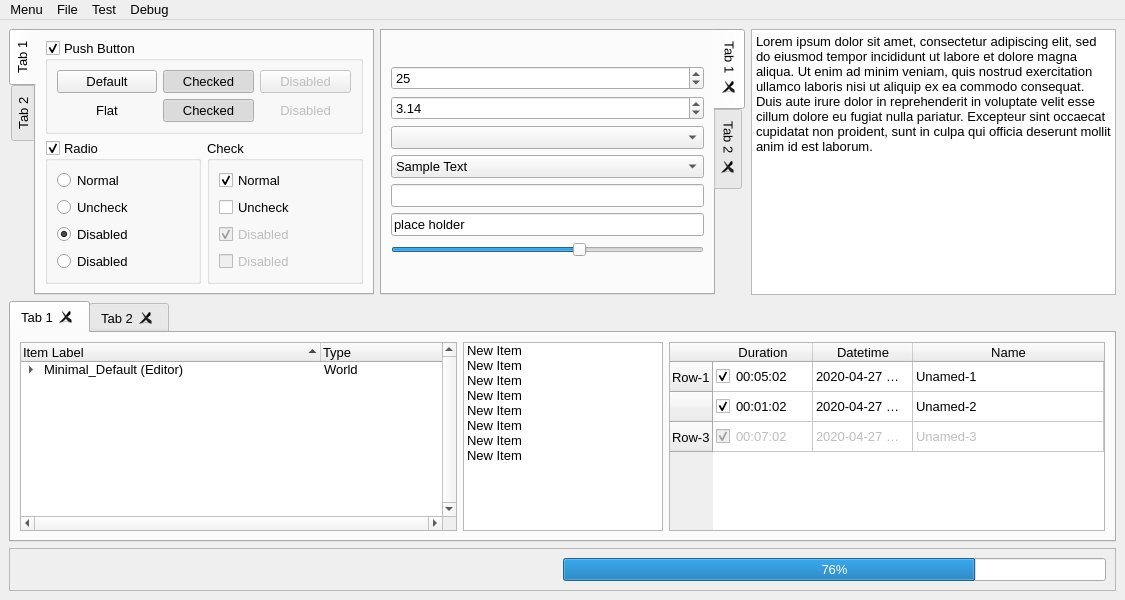
<?xml version="1.0" encoding="UTF-8"?>
<ui version="4.0">
 <class>MainWindow</class>
 <widget class="QMainWindow" name="MainWindow">
  <property name="geometry">
   <rect>
    <x>0</x>
    <y>0</y>
    <width>1125</width>
    <height>600</height>
   </rect>
  </property>
  <property name="font">
   <font>
    <pointsize>10</pointsize>
   </font>
  </property>
  <property name="windowTitle">
   <string>MainWindow</string>
  </property>
  <widget class="QWidget" name="centralwidget">
   <layout class="QGridLayout" name="gridLayout_3">
    <item row="2" column="0" colspan="3">
     <widget class="QFrame" name="frame">
      <property name="frameShape">
       <enum>QFrame::StyledPanel</enum>
      </property>
      <property name="frameShadow">
       <enum>QFrame::Raised</enum>
      </property>
      <layout class="QHBoxLayout" name="horizontalLayout">
       <item>
        <spacer name="horizontalSpacer">
         <property name="orientation">
          <enum>Qt::Horizontal</enum>
         </property>
         <property name="sizeHint" stdset="0">
          <size>
           <width>40</width>
           <height>20</height>
          </size>
         </property>
        </spacer>
       </item>
       <item>
        <widget class="QProgressBar" name="progressBar">
         <property name="font">
          <font>
           <pointsize>10</pointsize>
          </font>
         </property>
         <property name="value">
          <number>76</number>
         </property>
        </widget>
       </item>
      </layout>
     </widget>
    </item>
    <item row="0" column="0">
     <widget class="QTabWidget" name="tabWidget">
      <property name="font">
       <font>
        <pointsize>10</pointsize>
       </font>
      </property>
      <property name="tabPosition">
       <enum>QTabWidget::West</enum>
      </property>
      <property name="currentIndex">
       <number>0</number>
      </property>
      <widget class="QWidget" name="tab">
       <attribute name="title">
        <string>Tab 1</string>
       </attribute>
       <layout class="QGridLayout" name="gridLayout_5">
        <item row="0" column="0">
         <layout class="QGridLayout" name="gridLayout_4">
          <item row="1" column="0">
           <widget class="QGroupBox" name="groupBox_4">
            <property name="title">
             <string>Radio</string>
            </property>
            <property name="checkable">
             <bool>true</bool>
            </property>
            <property name="checked">
             <bool>true</bool>
            </property>
            <layout class="QGridLayout" name="gridLayout_7">
             <item row="0" column="0">
              <widget class="QRadioButton" name="radioButton_2">
               <property name="font">
                <font>
                 <pointsize>10</pointsize>
                </font>
               </property>
               <property name="text">
                <string>Normal</string>
               </property>
               <property name="checked">
                <bool>false</bool>
               </property>
              </widget>
             </item>
             <item row="1" column="0">
              <widget class="QRadioButton" name="radioButton">
               <property name="font">
                <font>
                 <pointsize>10</pointsize>
                </font>
               </property>
               <property name="text">
                <string>Uncheck</string>
               </property>
              </widget>
             </item>
             <item row="2" column="0">
              <widget class="QRadioButton" name="radioButton_3">
               <property name="text">
                <string>Disabled</string>
               </property>
               <property name="checked">
                <bool>true</bool>
               </property>
               <property name="autoExclusive">
                <bool>false</bool>
               </property>
              </widget>
             </item>
             <item row="3" column="0">
              <widget class="QRadioButton" name="radioButton_4">
               <property name="text">
                <string>Disabled</string>
               </property>
              </widget>
             </item>
            </layout>
           </widget>
          </item>
          <item row="1" column="1">
           <widget class="QGroupBox" name="groupBox_3">
            <property name="title">
             <string>Check</string>
            </property>
            <layout class="QGridLayout" name="gridLayout_8">
             <item row="1" column="0">
              <widget class="QCheckBox" name="checkBox">
               <property name="font">
                <font>
                 <pointsize>10</pointsize>
                </font>
               </property>
               <property name="text">
                <string>Uncheck</string>
               </property>
              </widget>
             </item>
             <item row="0" column="0">
              <widget class="QCheckBox" name="checkBox_2">
               <property name="font">
                <font>
                 <pointsize>10</pointsize>
                </font>
               </property>
               <property name="text">
                <string>Normal</string>
               </property>
               <property name="checked">
                <bool>true</bool>
               </property>
              </widget>
             </item>
             <item row="2" column="0">
              <widget class="QCheckBox" name="checkBox_3">
               <property name="enabled">
                <bool>false</bool>
               </property>
               <property name="text">
                <string>Disabled</string>
               </property>
               <property name="checked">
                <bool>true</bool>
               </property>
              </widget>
             </item>
             <item row="3" column="0">
              <widget class="QCheckBox" name="checkBox_4">
               <property name="enabled">
                <bool>false</bool>
               </property>
               <property name="text">
                <string>Disabled</string>
               </property>
              </widget>
             </item>
            </layout>
           </widget>
          </item>
          <item row="0" column="0" colspan="2">
           <widget class="QGroupBox" name="groupBox_2">
            <property name="title">
             <string>Push Button</string>
            </property>
            <property name="checkable">
             <bool>true</bool>
            </property>
            <layout class="QGridLayout" name="gridLayout_6">
             <item row="0" column="0">
              <widget class="QPushButton" name="pushButton_3">
               <property name="minimumSize">
                <size>
                 <width>100</width>
                 <height>0</height>
                </size>
               </property>
               <property name="font">
                <font>
                 <pointsize>10</pointsize>
                </font>
               </property>
               <property name="text">
                <string>Default</string>
               </property>
              </widget>
             </item>
             <item row="0" column="1">
              <widget class="QPushButton" name="pushButton_2">
               <property name="font">
                <font>
                 <pointsize>10</pointsize>
                </font>
               </property>
               <property name="text">
                <string>Checked</string>
               </property>
               <property name="checkable">
                <bool>true</bool>
               </property>
               <property name="checked">
                <bool>true</bool>
               </property>
              </widget>
             </item>
             <item row="0" column="2">
              <widget class="QPushButton" name="pushButton">
               <property name="enabled">
                <bool>false</bool>
               </property>
               <property name="font">
                <font>
                 <pointsize>10</pointsize>
                </font>
               </property>
               <property name="text">
                <string>Disabled</string>
               </property>
              </widget>
             </item>
             <item row="1" column="0">
              <widget class="QPushButton" name="pushButton_4">
               <property name="text">
                <string>Flat</string>
               </property>
               <property name="flat">
                <bool>true</bool>
               </property>
              </widget>
             </item>
             <item row="1" column="1">
              <widget class="QPushButton" name="pushButton_5">
               <property name="text">
                <string>Checked</string>
               </property>
               <property name="checkable">
                <bool>true</bool>
               </property>
               <property name="checked">
                <bool>true</bool>
               </property>
               <property name="flat">
                <bool>true</bool>
               </property>
              </widget>
             </item>
             <item row="1" column="2">
              <widget class="QPushButton" name="pushButton_6">
               <property name="enabled">
                <bool>false</bool>
               </property>
               <property name="text">
                <string>Disabled</string>
               </property>
               <property name="flat">
                <bool>true</bool>
               </property>
              </widget>
             </item>
            </layout>
           </widget>
          </item>
         </layout>
        </item>
       </layout>
      </widget>
      <widget class="QWidget" name="tab_2">
       <attribute name="title">
        <string>Tab 2</string>
       </attribute>
      </widget>
     </widget>
    </item>
    <item row="0" column="2">
     <layout class="QVBoxLayout" name="verticalLayout">
      <property name="rightMargin">
       <number>0</number>
      </property>
      <item>
       <widget class="QTextEdit" name="textEdit">
        <property name="html">
         <string>&lt;!DOCTYPE HTML PUBLIC &quot;-//W3C//DTD HTML 4.0//EN&quot; &quot;http://www.w3.org/TR/REC-html40/strict.dtd&quot;&gt;
&lt;html&gt;&lt;head&gt;&lt;meta name=&quot;qrichtext&quot; content=&quot;1&quot; /&gt;&lt;style type=&quot;text/css&quot;&gt;
p, li { white-space: pre-wrap; }
&lt;/style&gt;&lt;/head&gt;&lt;body style=&quot; font-family:'MS Shell Dlg 2'; font-size:10pt; font-weight:400; font-style:normal;&quot;&gt;
&lt;p style=&quot; margin-top:0px; margin-bottom:0px; margin-left:0px; margin-right:0px; -qt-block-indent:0; text-indent:0px;&quot;&gt;Lorem ipsum dolor sit amet, consectetur adipiscing elit, sed do eiusmod tempor incididunt ut labore et dolore magna aliqua. Ut enim ad minim veniam, quis nostrud exercitation ullamco laboris nisi ut aliquip ex ea commodo consequat. Duis aute irure dolor in reprehenderit in voluptate velit esse cillum dolore eu fugiat nulla pariatur. Excepteur sint occaecat cupidatat non proident, sunt in culpa qui officia deserunt mollit anim id est laborum.&lt;/p&gt;&lt;/body&gt;&lt;/html&gt;</string>
        </property>
       </widget>
      </item>
     </layout>
    </item>
    <item row="1" column="0" colspan="3">
     <widget class="QTabWidget" name="tabWidget_3">
      <property name="font">
       <font>
        <pointsize>10</pointsize>
       </font>
      </property>
      <property name="tabsClosable">
       <bool>true</bool>
      </property>
      <widget class="QWidget" name="tab_5">
       <attribute name="title">
        <string>Tab 1</string>
       </attribute>
       <layout class="QGridLayout" name="gridLayout_9">
        <item row="0" column="0">
         <layout class="QGridLayout" name="gridLayout_2">
          <item row="3" column="0">
           <widget class="QTreeWidget" name="treeWidget_2">
            <property name="font">
             <font>
              <pointsize>10</pointsize>
             </font>
            </property>
            <property name="verticalScrollBarPolicy">
             <enum>Qt::ScrollBarAlwaysOn</enum>
            </property>
            <property name="horizontalScrollBarPolicy">
             <enum>Qt::ScrollBarAlwaysOn</enum>
            </property>
            <property name="indentation">
             <number>20</number>
            </property>
            <property name="uniformRowHeights">
             <bool>true</bool>
            </property>
            <property name="sortingEnabled">
             <bool>true</bool>
            </property>
            <attribute name="headerDefaultSectionSize">
             <number>300</number>
            </attribute>
            <attribute name="headerStretchLastSection">
             <bool>true</bool>
            </attribute>
            <column>
             <property name="text">
              <string>Item Label</string>
             </property>
             <property name="font">
              <font>
               <pointsize>10</pointsize>
              </font>
             </property>
            </column>
            <column>
             <property name="text">
              <string>Type</string>
             </property>
             <property name="font">
              <font>
               <pointsize>10</pointsize>
              </font>
             </property>
            </column>
            <item>
             <property name="text">
              <string>Minimal_Default (Editor)</string>
             </property>
             <property name="text">
              <string>World</string>
             </property>
             <item>
              <property name="text">
               <string>StaticMeshes</string>
              </property>
              <property name="text">
               <string>Folder</string>
              </property>
              <item>
               <property name="text">
                <string>Table</string>
               </property>
               <property name="text">
                <string>StaticMeshActor</string>
               </property>
              </item>
              <item>
               <property name="text">
                <string>Statue</string>
               </property>
               <property name="text">
                <string>StaticMeshActor</string>
               </property>
              </item>
              <item>
               <property name="text">
                <string>Floor</string>
               </property>
               <property name="text">
                <string>StaticMeshActor</string>
               </property>
              </item>
              <item>
               <property name="text">
                <string>Floor</string>
               </property>
               <property name="text">
                <string>StaticMeshActor</string>
               </property>
              </item>
              <item>
               <property name="text">
                <string>Chair</string>
               </property>
               <property name="text">
                <string>StaticMeshActor</string>
               </property>
              </item>
              <item>
               <property name="text">
                <string>Chair</string>
               </property>
               <property name="text">
                <string>StaticMeshActor</string>
               </property>
              </item>
             </item>
             <item>
              <property name="text">
               <string>SphereReflectionCapture</string>
              </property>
              <property name="text">
               <string>SphereReflectionCapture</string>
              </property>
             </item>
             <item>
              <property name="text">
               <string>SM_Lamp_Ceiling</string>
              </property>
              <property name="text">
               <string>StaticMeshActor</string>
              </property>
             </item>
             <item>
              <property name="text">
               <string>SM_Counch</string>
              </property>
              <property name="text">
               <string>StaticMeshActor</string>
              </property>
             </item>
             <item>
              <property name="text">
               <string>Lights</string>
              </property>
              <property name="text">
               <string>Folder</string>
              </property>
              <item>
               <property name="text">
                <string>SkyLight</string>
               </property>
               <property name="text">
                <string>SkyLight</string>
               </property>
              </item>
              <item>
               <property name="text">
                <string>Light Source</string>
               </property>
               <property name="text">
                <string>DirectionalLight</string>
               </property>
              </item>
             </item>
             <item>
              <property name="text">
               <string>GamePlayActors</string>
              </property>
              <property name="text">
               <string>Folder</string>
              </property>
              <item>
               <property name="text">
                <string>Player Start</string>
               </property>
               <property name="text">
                <string>PlayerStart</string>
               </property>
              </item>
             </item>
             <item>
              <property name="text">
               <string>Audio</string>
              </property>
              <property name="text">
               <string>Folder</string>
              </property>
              <item>
               <property name="text">
                <string>Starter_Background_Cue</string>
               </property>
               <property name="text">
                <string>AmbientSound</string>
               </property>
              </item>
             </item>
            </item>
           </widget>
          </item>
          <item row="3" column="1">
           <widget class="QListWidget" name="listWidget">
            <property name="maximumSize">
             <size>
              <width>200</width>
              <height>16777215</height>
             </size>
            </property>
            <item>
             <property name="text">
              <string>New Item</string>
             </property>
             <property name="font">
              <font>
               <pointsize>10</pointsize>
              </font>
             </property>
            </item>
            <item>
             <property name="text">
              <string>New Item</string>
             </property>
             <property name="font">
              <font>
               <pointsize>10</pointsize>
              </font>
             </property>
            </item>
            <item>
             <property name="text">
              <string>New Item</string>
             </property>
             <property name="font">
              <font>
               <pointsize>10</pointsize>
              </font>
             </property>
            </item>
            <item>
             <property name="text">
              <string>New Item</string>
             </property>
             <property name="font">
              <font>
               <pointsize>10</pointsize>
              </font>
             </property>
            </item>
            <item>
             <property name="text">
              <string>New Item</string>
             </property>
             <property name="font">
              <font>
               <pointsize>10</pointsize>
              </font>
             </property>
            </item>
            <item>
             <property name="text">
              <string>New Item</string>
             </property>
             <property name="font">
              <font>
               <pointsize>10</pointsize>
              </font>
             </property>
            </item>
            <item>
             <property name="text">
              <string>New Item</string>
             </property>
             <property name="font">
              <font>
               <pointsize>10</pointsize>
              </font>
             </property>
            </item>
            <item>
             <property name="text">
              <string>New Item</string>
             </property>
             <property name="font">
              <font>
               <pointsize>10</pointsize>
              </font>
             </property>
            </item>
           </widget>
          </item>
          <item row="3" column="2">
           <widget class="QTableWidget" name="tableWidget">
            <property name="font">
             <font>
              <pointsize>10</pointsize>
             </font>
            </property>
            <property name="alternatingRowColors">
             <bool>false</bool>
            </property>
            <attribute name="horizontalHeaderStretchLastSection">
             <bool>true</bool>
            </attribute>
            <row>
             <property name="text">
              <string>Row-1</string>
             </property>
             <property name="font">
              <font>
               <pointsize>10</pointsize>
              </font>
             </property>
            </row>
            <row>
             <property name="text">
              <string/>
             </property>
             <property name="font">
              <font>
               <pointsize>10</pointsize>
              </font>
             </property>
             <property name="icon">
              <iconset theme="media-playback-start">
               <normaloff>../../../../../../.designer/backup</normaloff>../../../../../../.designer/backup</iconset>
             </property>
            </row>
            <row>
             <property name="text">
              <string>Row-3</string>
             </property>
             <property name="font">
              <font>
               <pointsize>10</pointsize>
              </font>
             </property>
            </row>
            <column>
             <property name="text">
              <string>Duration</string>
             </property>
             <property name="font">
              <font>
               <pointsize>10</pointsize>
              </font>
             </property>
            </column>
            <column>
             <property name="text">
              <string>Datetime</string>
             </property>
             <property name="font">
              <font>
               <pointsize>10</pointsize>
              </font>
             </property>
            </column>
            <column>
             <property name="text">
              <string>Name</string>
             </property>
             <property name="font">
              <font>
               <pointsize>10</pointsize>
              </font>
             </property>
            </column>
            <item row="0" column="0">
             <property name="text">
              <string>00:05:02</string>
             </property>
             <property name="font">
              <font>
               <pointsize>10</pointsize>
              </font>
             </property>
             <property name="checkState">
              <enum>Checked</enum>
             </property>
            </item>
            <item row="0" column="1">
             <property name="text">
              <string>2020-04-27 17:31:34</string>
             </property>
             <property name="font">
              <font>
               <pointsize>10</pointsize>
              </font>
             </property>
            </item>
            <item row="0" column="2">
             <property name="text">
              <string>Unamed-1</string>
             </property>
             <property name="font">
              <font>
               <pointsize>10</pointsize>
              </font>
             </property>
            </item>
            <item row="1" column="0">
             <property name="text">
              <string>00:01:02</string>
             </property>
             <property name="font">
              <font>
               <pointsize>10</pointsize>
              </font>
             </property>
             <property name="checkState">
              <enum>Checked</enum>
             </property>
            </item>
            <item row="1" column="1">
             <property name="text">
              <string>2020-04-27 17:31:34</string>
             </property>
             <property name="font">
              <font>
               <pointsize>10</pointsize>
              </font>
             </property>
            </item>
            <item row="1" column="2">
             <property name="text">
              <string>Unamed-2</string>
             </property>
             <property name="font">
              <font>
               <pointsize>10</pointsize>
              </font>
             </property>
            </item>
            <item row="2" column="0">
             <property name="text">
              <string>00:07:02</string>
             </property>
             <property name="font">
              <font>
               <pointsize>10</pointsize>
              </font>
             </property>
             <property name="checkState">
              <enum>Checked</enum>
             </property>
             <property name="flags">
              <set>ItemIsSelectable|ItemIsEditable|ItemIsDragEnabled|ItemIsDropEnabled|ItemIsUserCheckable</set>
             </property>
            </item>
            <item row="2" column="1">
             <property name="text">
              <string>2020-04-27 17:31:34</string>
             </property>
             <property name="font">
              <font>
               <pointsize>10</pointsize>
              </font>
             </property>
             <property name="flags">
              <set>ItemIsSelectable|ItemIsEditable|ItemIsDragEnabled|ItemIsDropEnabled|ItemIsUserCheckable</set>
             </property>
            </item>
            <item row="2" column="2">
             <property name="text">
              <string>Unamed-3</string>
             </property>
             <property name="font">
              <font>
               <pointsize>10</pointsize>
              </font>
             </property>
             <property name="flags">
              <set>ItemIsSelectable|ItemIsEditable|ItemIsDragEnabled|ItemIsDropEnabled|ItemIsUserCheckable</set>
             </property>
            </item>
           </widget>
          </item>
         </layout>
        </item>
       </layout>
      </widget>
      <widget class="QWidget" name="tab_6">
       <attribute name="title">
        <string>Tab 2</string>
       </attribute>
      </widget>
     </widget>
    </item>
    <item row="0" column="1">
     <widget class="QTabWidget" name="tabWidget_4">
      <property name="font">
       <font>
        <pointsize>10</pointsize>
       </font>
      </property>
      <property name="tabPosition">
       <enum>QTabWidget::East</enum>
      </property>
      <property name="currentIndex">
       <number>0</number>
      </property>
      <property name="tabsClosable">
       <bool>true</bool>
      </property>
      <widget class="QWidget" name="tab_7">
       <attribute name="title">
        <string>Tab 1</string>
       </attribute>
       <layout class="QGridLayout" name="gridLayout_11">
        <item row="0" column="0">
         <layout class="QGridLayout" name="gridLayout">
          <item row="3" column="1">
           <widget class="QComboBox" name="comboBox_2"/>
          </item>
          <item row="4" column="1">
           <widget class="QComboBox" name="comboBox">
            <property name="font">
             <font>
              <pointsize>10</pointsize>
             </font>
            </property>
            <item>
             <property name="text">
              <string>Sample Text</string>
             </property>
            </item>
            <item>
             <property name="text">
              <string>Item One</string>
             </property>
            </item>
            <item>
             <property name="text">
              <string>Item Two</string>
             </property>
            </item>
           </widget>
          </item>
          <item row="7" column="1">
           <widget class="QLineEdit" name="lineEdit">
            <property name="font">
             <font>
              <pointsize>10</pointsize>
             </font>
            </property>
            <property name="text">
             <string>place holder</string>
            </property>
           </widget>
          </item>
          <item row="8" column="1">
           <widget class="QSlider" name="horizontalSlider">
            <property name="font">
             <font>
              <pointsize>10</pointsize>
             </font>
            </property>
            <property name="autoFillBackground">
             <bool>false</bool>
            </property>
            <property name="styleSheet">
             <string notr="true"/>
            </property>
            <property name="value">
             <number>60</number>
            </property>
            <property name="orientation">
             <enum>Qt::Horizontal</enum>
            </property>
            <property name="invertedControls">
             <bool>false</bool>
            </property>
            <property name="tickPosition">
             <enum>QSlider::NoTicks</enum>
            </property>
           </widget>
          </item>
          <item row="2" column="1">
           <widget class="QDoubleSpinBox" name="doubleSpinBox">
            <property name="font">
             <font>
              <pointsize>10</pointsize>
             </font>
            </property>
            <property name="value">
             <double>3.140000000000000</double>
            </property>
           </widget>
          </item>
          <item row="1" column="1">
           <widget class="QSpinBox" name="spinBox">
            <property name="minimumSize">
             <size>
              <width>100</width>
              <height>0</height>
             </size>
            </property>
            <property name="font">
             <font>
              <pointsize>10</pointsize>
             </font>
            </property>
            <property name="value">
             <number>25</number>
            </property>
           </widget>
          </item>
          <item row="6" column="1">
           <widget class="QLineEdit" name="lineEdit_2"/>
          </item>
         </layout>
        </item>
       </layout>
      </widget>
      <widget class="QWidget" name="tab_8">
       <attribute name="title">
        <string>Tab 2</string>
       </attribute>
      </widget>
     </widget>
    </item>
   </layout>
  </widget>
  <widget class="QMenuBar" name="menubar">
   <property name="geometry">
    <rect>
     <x>0</x>
     <y>0</y>
     <width>1125</width>
     <height>21</height>
    </rect>
   </property>
   <widget class="QMenu" name="menuMenu">
    <property name="font">
     <font>
      <pointsize>10</pointsize>
     </font>
    </property>
    <property name="title">
     <string>Menu</string>
    </property>
    <addaction name="actionSwitchUI"/>
    <addaction name="separator"/>
   </widget>
   <widget class="QMenu" name="menuFile">
    <property name="font">
     <font>
      <pointsize>10</pointsize>
     </font>
    </property>
    <property name="title">
     <string>File</string>
    </property>
    <addaction name="actionThisIsATest"/>
    <addaction name="actionThisIsATest_2"/>
    <addaction name="actionThisIsATest_3"/>
    <addaction name="actionThisIsATest_4"/>
    <addaction name="separator"/>
    <addaction name="actionThisIsNotATest"/>
    <addaction name="actionThisIsNotATest_2"/>
    <addaction name="actionThisIsNotATest_3"/>
    <addaction name="actionTest"/>
   </widget>
   <widget class="QMenu" name="menuTest">
    <property name="font">
     <font>
      <pointsize>10</pointsize>
     </font>
    </property>
    <property name="title">
     <string>Test</string>
    </property>
    <widget class="QMenu" name="menuThisIsAParent">
     <property name="font">
      <font>
       <pointsize>10</pointsize>
      </font>
     </property>
     <property name="title">
      <string>This is a parent</string>
     </property>
     <widget class="QMenu" name="menuThisIsASubParent">
      <property name="font">
       <font>
        <pointsize>10</pointsize>
       </font>
      </property>
      <property name="title">
       <string>This is a sub-parent</string>
      </property>
      <addaction name="actionThisIsAChild"/>
      <addaction name="actionThisIsAChild_2"/>
      <addaction name="actionThisIsAChild_3"/>
     </widget>
     <addaction name="menuThisIsASubParent"/>
     <addaction name="actionThisIsNotASubParent"/>
     <addaction name="actionThisIsNotASubParent_2"/>
    </widget>
    <addaction name="menuThisIsAParent"/>
    <addaction name="actionThisIsNotAParent"/>
   </widget>
   <widget class="QMenu" name="menuDebug">
    <property name="font">
     <font>
      <pointsize>10</pointsize>
     </font>
    </property>
    <property name="title">
     <string>Debug</string>
    </property>
    <addaction name="actionThisIsACheckbox"/>
    <addaction name="actionThisIsACheckbox_2"/>
    <addaction name="actionThisIsACheckbox_3"/>
   </widget>
   <addaction name="menuMenu"/>
   <addaction name="menuFile"/>
   <addaction name="menuTest"/>
   <addaction name="menuDebug"/>
  </widget>
  <action name="actionSwitchUI">
   <property name="text">
    <string>Switch UI</string>
   </property>
   <property name="font">
    <font>
     <pointsize>10</pointsize>
    </font>
   </property>
  </action>
  <action name="actionThisIsATest">
   <property name="text">
    <string>This is a test</string>
   </property>
   <property name="font">
    <font>
     <pointsize>10</pointsize>
    </font>
   </property>
  </action>
  <action name="actionThisIsATest_2">
   <property name="text">
    <string>This is a test</string>
   </property>
   <property name="font">
    <font>
     <pointsize>10</pointsize>
    </font>
   </property>
  </action>
  <action name="actionThisIsATest_3">
   <property name="text">
    <string>This is a test</string>
   </property>
   <property name="font">
    <font>
     <pointsize>10</pointsize>
    </font>
   </property>
  </action>
  <action name="actionThisIsATest_4">
   <property name="text">
    <string>This is a test</string>
   </property>
   <property name="font">
    <font>
     <pointsize>10</pointsize>
    </font>
   </property>
  </action>
  <action name="actionThisIsNotATest">
   <property name="text">
    <string>This is not a test</string>
   </property>
   <property name="font">
    <font>
     <pointsize>10</pointsize>
    </font>
   </property>
  </action>
  <action name="actionThisIsNotATest_2">
   <property name="text">
    <string>This is not a test</string>
   </property>
   <property name="font">
    <font>
     <pointsize>10</pointsize>
    </font>
   </property>
  </action>
  <action name="actionThisIsNotATest_3">
   <property name="text">
    <string>This is not  a test</string>
   </property>
   <property name="font">
    <font>
     <pointsize>10</pointsize>
    </font>
   </property>
  </action>
  <action name="actionTest">
   <property name="text">
    <string>test</string>
   </property>
   <property name="font">
    <font>
     <pointsize>10</pointsize>
    </font>
   </property>
  </action>
  <action name="actionThisIsACheckbox">
   <property name="checkable">
    <bool>true</bool>
   </property>
   <property name="text">
    <string>This is a checkbox</string>
   </property>
   <property name="font">
    <font>
     <pointsize>10</pointsize>
    </font>
   </property>
  </action>
  <action name="actionThisIsACheckbox_2">
   <property name="checkable">
    <bool>true</bool>
   </property>
   <property name="checked">
    <bool>true</bool>
   </property>
   <property name="text">
    <string>This is a checkbox</string>
   </property>
   <property name="font">
    <font>
     <pointsize>10</pointsize>
    </font>
   </property>
  </action>
  <action name="actionThisIsACheckbox_3">
   <property name="checkable">
    <bool>true</bool>
   </property>
   <property name="checked">
    <bool>true</bool>
   </property>
   <property name="text">
    <string>This is a checkbox</string>
   </property>
   <property name="font">
    <font>
     <pointsize>10</pointsize>
    </font>
   </property>
  </action>
  <action name="actionThisIsAChild">
   <property name="text">
    <string>This is a child</string>
   </property>
   <property name="font">
    <font>
     <pointsize>10</pointsize>
    </font>
   </property>
  </action>
  <action name="actionThisIsAChild_2">
   <property name="text">
    <string>This is a child</string>
   </property>
   <property name="font">
    <font>
     <pointsize>10</pointsize>
    </font>
   </property>
  </action>
  <action name="actionThisIsAChild_3">
   <property name="text">
    <string>This is a child</string>
   </property>
   <property name="font">
    <font>
     <pointsize>10</pointsize>
    </font>
   </property>
  </action>
  <action name="actionThisIsNotASubParent">
   <property name="text">
    <string>This is not a sub-parent</string>
   </property>
   <property name="font">
    <font>
     <pointsize>10</pointsize>
    </font>
   </property>
  </action>
  <action name="actionThisIsNotASubParent_2">
   <property name="text">
    <string>This is not a sub-parent</string>
   </property>
   <property name="font">
    <font>
     <pointsize>10</pointsize>
    </font>
   </property>
  </action>
  <action name="actionThisIsNotAParent">
   <property name="text">
    <string>This is not a parent</string>
   </property>
   <property name="font">
    <font>
     <pointsize>10</pointsize>
    </font>
   </property>
  </action>
 </widget>
 <resources/>
 <connections/>
</ui>
